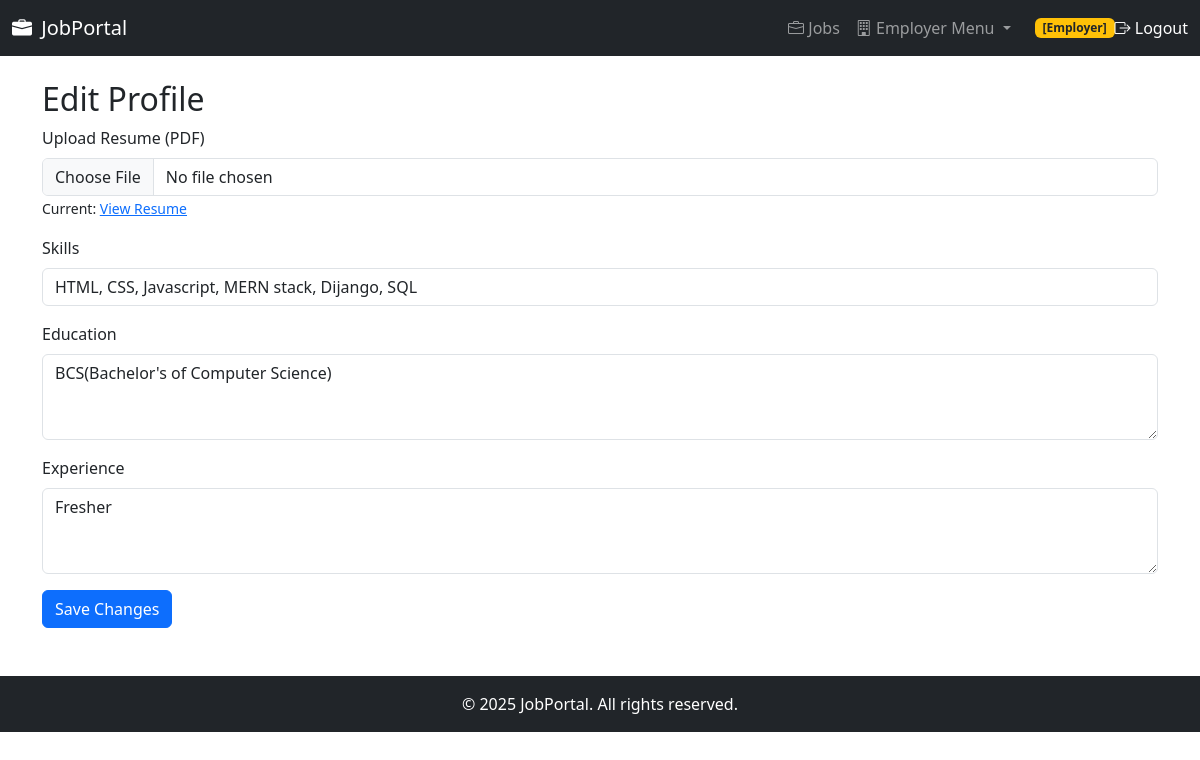
Screenshot of /profile/edit/ (signed in) with the database file from the repository.
### jobs/models.py (models this page shows, shortened)
class Profile(models.Model):
    ROLE_CHOICES = (
        ('employer', 'Employer'),
        ('job_seeker', 'Job Seeker'),
    )
    user = models.OneToOneField(User, on_delete=models.CASCADE)
    resume = models.FileField(upload_to='resumes/', null=True, blank=True)
    skills = models.CharField(max_length=500, blank=True)
    education = models.TextField(blank=True)
    experience = models.TextField(blank=True)
    role = models.CharField(max_length=20, choices=ROLE_CHOICES, default='job_seeker')

### jobs/views.py (the view, shortened to what this page needs)
# urls.py: path('profile/edit/', views.edit_profile, name='edit_profile'),
def edit_profile(request):
    if request.user.is_authenticated:
        profile = request.user.profile
    else:
        profile = None
    return render(request, 'accounts/edit_profile.html', {'profile': profile})

### jobboard/context_processors.py (called while the page is built)
def is_employer_context(request):
    return {
        'is_employer': request.user.groups.filter(name='Employer').exists() if request.user.is_authenticated else False
    }

### jobs/context_processors.py (called while the page is built)
def user_role(request):
    is_employer = False
    is_admin = False
    if request.user.is_authenticated:
        if request.user.is_superuser:
            is_admin = True
        else:
            is_employer = getattr(request.user.profile, 'is_employer', False)
    return {
        'is_employer': is_employer,
        'is_admin': is_admin
    }

### jobs/templates/accounts/edit_profile.html (shortened to what this page needs)
{% extends 'base.html' %}
{% block content %}
<h2>Edit Profile</h2>
<form method="post" enctype="multipart/form-data">
    <div class="mb-3">
        <label for="resume" class="form-label">Upload Resume (PDF)</label>
        <input type="file" name="resume" id="resume" class="form-control">
        {% if profile.resume %}
            <small>Current: <a href="{{ profile.resume.url }}" target="_blank">View Resume</a></small>
        {% endif %}
    </div>
    <div class="mb-3">
        <label for="skills" class="form-label">Skills</label>
        <input type="text" name="skills" id="skills" class="form-control" value="{{ profile.skills }}">
    </div>
    <div class="mb-3">
        <label for="education" class="form-label">Education</label>
        <textarea name="education" id="education" rows="3" class="form-control">{{ profile.education }}</textarea>
    </div>
    <div class="mb-3">
        <label for="experience" class="form-label">Experience</label>
        <textarea name="experience" id="experience" rows="3" class="form-control">{{ profile.experience }}</textarea>
    </div>
    <button type="submit" class="btn btn-primary">Save Changes</button>
</form>
{% endblock %}

### templates/base.html (shortened to what this page needs)
<!DOCTYPE html>
<html lang="en">
<head>
    <link href="https://cdn.jsdelivr.net/npm/bootstrap@5.3.0/dist/css/bootstrap.min.css" rel="stylesheet">
    <link rel="stylesheet" href="https://cdn.jsdelivr.net/npm/bootstrap-icons@1.10.5/font/bootstrap-icons.css">
</head>
<body>
<nav class="navbar navbar-expand-lg navbar-dark bg-dark">
  <div class="container-fluid">
    <a class="navbar-brand" href="{% url 'home' %}">
      <i class="bi bi-briefcase-fill me-1"></i> JobPortal
    </a>
    <div class="collapse navbar-collapse" id="navbarNav">
      <ul class="navbar-nav ms-auto mb-2 mb-lg-0 align-items-center">
        <li class="nav-item">
          <a class="nav-link {% if request.resolver_match.url_name == 'job_list' %}active{% endif %}" href="{% url 'job_list' %}">
            <i class="bi bi-briefcase"></i> Jobs
          </a>
        </li>
        {% if user.is_authenticated %}
          {% if user.profile.role == 'employer' %}
            <li class="nav-item dropdown">
              <a class="nav-link dropdown-toggle" href="#" role="button" data-bs-toggle="dropdown">
                <i class="bi bi-building"></i> Employer Menu
              </a>
            </li>
          {% endif %}
          <li class="nav-item d-flex align-items-center ms-3">
            <span class="badge bg-warning text-dark">
              [{{ user.profile.role|title }}]
            </span>
          </li>
          <li class="nav-item">
            <form method="post" action="{% url 'logout' %}" class="d-inline">
              <button type="submit" class="btn btn-link nav-link px-0 text-white">
                <i class="bi bi-box-arrow-right"></i> Logout
              </button>
            </form>
          </li>
        {% endif %}
      </ul>
    </div>
  </div>
</nav>
<div class="container mt-4">
  {% block content %}{% endblock %}
</div>
<footer class="bg-dark text-white mt-5 p-3 text-center">
  &copy; 2025 JobPortal. All rights reserved.
</footer>
</body>
</html>

### rows the page displays
Profile: skills "HTML, CSS, Javascript, MERN stack, Dijango, SQL", education "BCS(Bachelor's of Computer Science)", experience "Fresher"

### other values shown
{{ user.profile.role|title }} "Employer"
